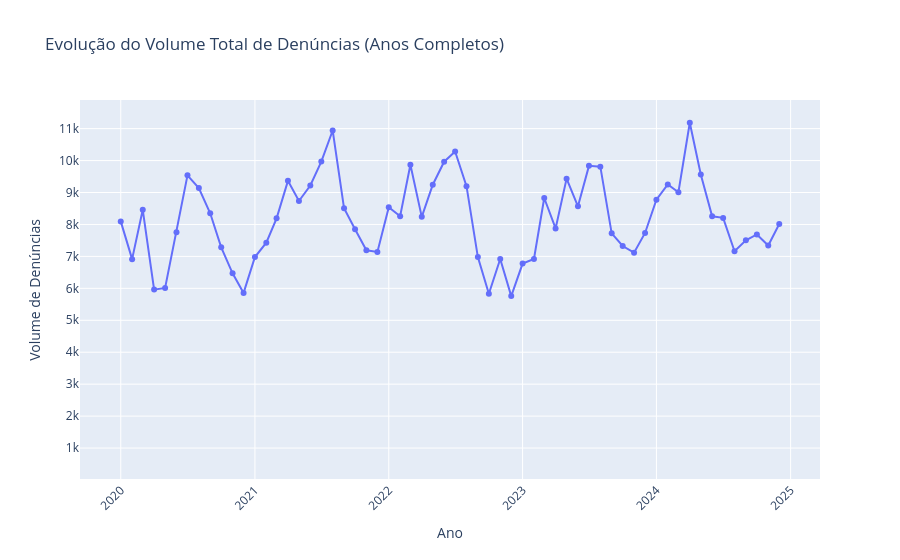

Here is the notebook cell this chart was saved with:
### Code cell
df_all['DATA_DEMANDA'] = pd.to_datetime(df_all['DATA_DEMANDA'], errors='coerce')

df_filtrado = df_all[(df_all['DATA_DEMANDA'] >= '2020-01-01') & (df_all['DATA_DEMANDA'] < '2025-01-01')].copy()

vol_mensal = df_filtrado['DATA_DEMANDA'].dt.to_period('M').astype(str).value_counts().sort_index().reset_index()
vol_mensal.columns = ['Ano', 'Volume de Denúncias']

fig1 = px.line(
    vol_mensal, 
    x='Ano', 
    y='Volume de Denúncias', 
    title='Evolução do Volume Total de Denúncias (Anos Completos)',
    markers=True
)

fig1.update_layout(
    xaxis_tickangle=-45,
    yaxis=dict(
        tickmode='array',
        tickvals=[1000, 2000, 3000, 4000, 5000, 6000, 7000, 8000, 9000, 10000, 11000, 12000, 13000, 14000, 15000],
        ticktext=['1k', '2k', '3k', '4k', '5k', '6k', '7k', '8k', '9k', '10k', '11k', '12k', '13k', '14k', '15k'],
        rangemode='tozero'
    )
)

fig1.show()

### Figure 1 — Plotly figure (JSON) as saved in the notebook; plotly's stock layout.template omitted (floating-point values rounded to 4 significant figures)
{"data": [{"hovertemplate": "Ano=%{x}<br>Volume de Denúncias=%{y}<extra></extra>", "legendgroup": "", "line": {"color": "#636efa", "dash": "solid"}, "marker": {"symbol": "circle"}, "mode": "lines+markers", "name": "", "orientation": "v", "showlegend": false, "type": "scatter", "x": ["2020-01", "2020-02", "2020-03", "2020-04", "2020-05", "2020-06", "2020-07", "2020-08", "2020-09", "2020-10", "2020-11", "2020-12", "2021-01", "2021-02", "2021-03", "2021-04", "2021-05", "2021-06", "2021-07", "2021-08", "2021-09", "2021-10", "2021-11", "2021-12", "2022-01", "2022-02", "2022-03", "2022-04", "2022-05", "2022-06", "2022-07", "2022-08", "2022-09", "2022-10", "2022-11", "2022-12", "2023-01", "2023-02", "2023-03", "2023-04", "2023-05", "2023-06", "2023-07", "2023-08", "2023-09", "2023-10", "2023-11", "2023-12", "2024-01", "2024-02", "2024-03", "2024-04", "2024-05", "2024-06", "2024-07", "2024-08", "2024-09", "2024-10", "2024-11", "2024-12"], "xaxis": "x", "y": [8096, 6914, 8458, 5960, 6013, 7754, 9537, 9139, 8350, 7285, 6470, 5857, 6979, 7430, 8191, 9365, 8734, 9220, 9969, 10942, 8507, 7849, 7192, 7138, 8540, 8256, 9871, 8238, 9245, 9965, 10286, 9198, 6979, 5830, 6918, 5757, 6774, 6921, 8829, 7876, 9434, 8567, 9834, 9810, 7723, 7325, 7117, 7734, 8775, 9251, 9008, 11184, 9562, 8257, 8206, 7162, 7503, 7686, 7342, 8014], "yaxis": "y"}], "layout": {"legend": {"tracegroupgap": 0}, "title": {"text": "Evolução do Volume Total de Denúncias (Anos Completos)"}, "xaxis": {"anchor": "y", "domain": [0, 1], "tickangle": -45, "title": {"text": "Ano"}}, "yaxis": {"anchor": "x", "domain": [0, 1], "rangemode": "tozero", "tickmode": "array", "ticktext": ["1k", "2k", "3k", "4k", "5k", "6k", "7k", "8k", "9k", "10k", "11k", "12k", "13k", "14k", "15k"], "tickvals": [1000, 2000, 3000, 4000, 5000, 6000, 7000, 8000, 9000, 10000, 11000, 12000, 13000, 14000, 15000], "title": {"text": "Volume de Denúncias"}}}}
